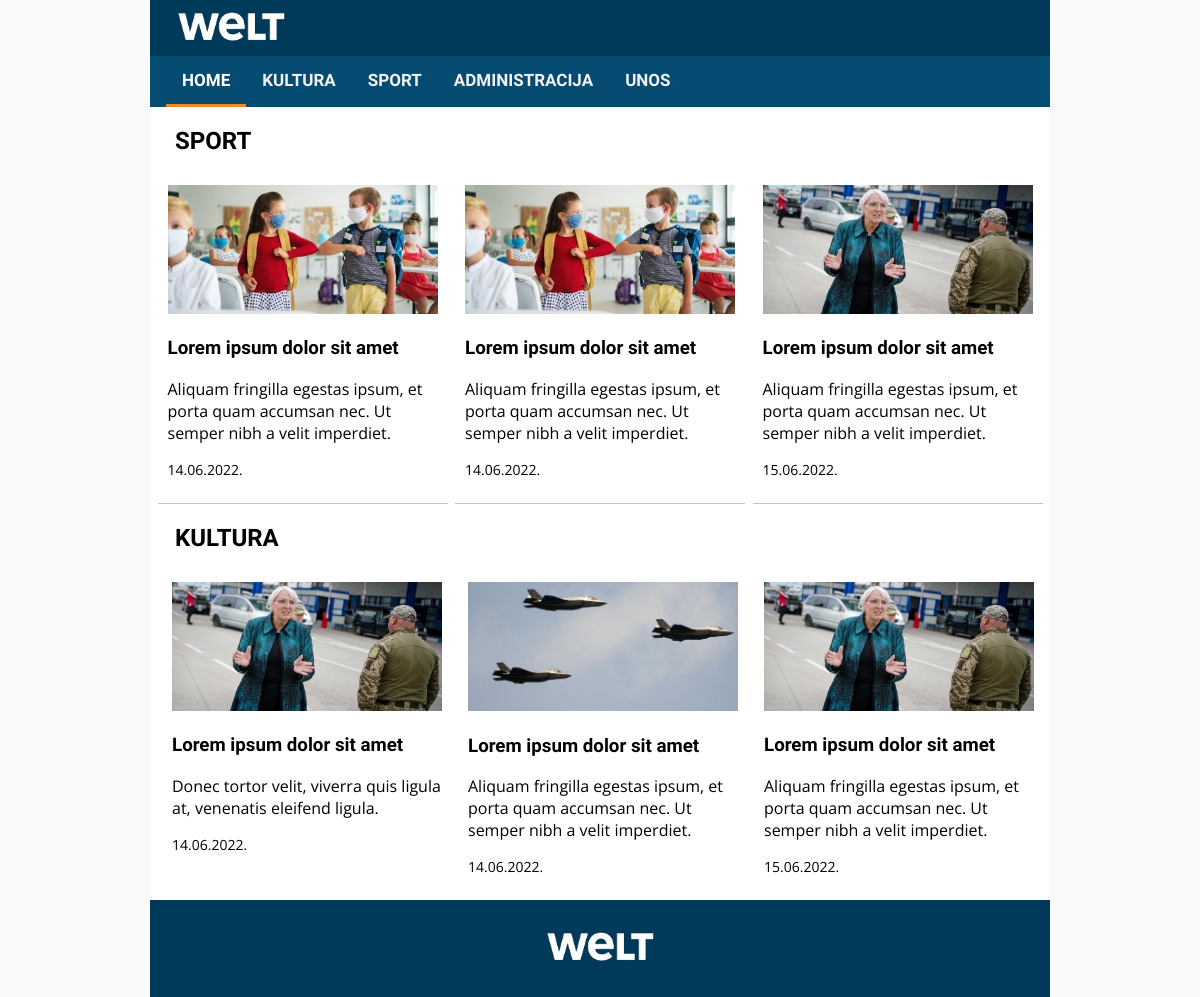
The app's page /PWA-Projekt/index.php with its own data.
### tables this page shows
CREATE TABLE `vijesti` (
  `id` int(11) NOT NULL,
  `datum` varchar(32) NOT NULL,
  `naslov` varchar(64) NOT NULL,
  `sazetak` text NOT NULL,
  `tekst` longtext NOT NULL,
  `kategorija` varchar(64) NOT NULL,
  `arhiva` tinyint(1) NOT NULL,
  `filename` varchar(100) NOT NULL
);

### PWA-Projekt/index.php (the view, shortened to what this page needs)
<?php
$db = mysqli_connect("localhost", "root", "", "projekt");
mysqli_set_charset($db, "utf8");
?>
<!DOCTYPE html>
<html>
<head>
    <link rel="stylesheet" href="https://cdnjs.cloudflare.com/ajax/libs/font-awesome/4.7.0/css/font-awesome.min.css">
    <link rel="stylesheet" type="text/css" href="style.css">
</head>
<body>
    <header>
        <div class="logo">
            <img src="slike/welt_logo.png" alt="" width="110" style="padding: 10px;">
        </div>
        <nav id="myTopnav">
            <a href="index.php" class="active">HOME</a>
            <a href="kategorija.php?id=kultura">KULTURA</a>
            <a href="kategorija.php?id=sport">SPORT</a>
            <a href="login.html">ADMINISTRACIJA</a>
            <a href="unos.html">UNOS</a>
        </nav>
    </header>
<main>
        <h2>SPORT</h2>
        <?php
        $query = "SELECT * FROM vijesti WHERE arhiva=0 AND kategorija='Sport' LIMIT 3";
        $result = mysqli_query($db, $query);
        echo '<section>';
        while($row = mysqli_fetch_array($result)) {
        echo '<article style="min-width: 30%;" class="donjaCrta">';
        echo "<a style='text-decoration: none; color: black;' href='clanak.php?id=" . $row['id'] . "'>";
        echo '<img src="' . './image/' . $row['filename'] . '"';
        echo '</a>';
        echo '<h3>';
        echo $row['naslov'];
        echo '</h3>';
        echo '<p>';
        echo $row['sazetak'];
        echo '<p>';
        echo "<p style='font-size: 14px;'>" . $row['datum'] . "</p>";
        echo '</article>';
        }
        echo '</section>';
        ?>
        <h2>KULTURA</h2>
        <?php
        $query = "SELECT * FROM vijesti WHERE arhiva=0 AND kategorija='kultura' LIMIT 3";
        $result = mysqli_query($db, $query);
        echo '<section>';
        while($row = mysqli_fetch_array($result)) {
        echo '<article style="min-width: 30%;">';
        echo "<a style='text-decoration: none; color: black;' href='clanak.php?id=" . $row['id'] . "'>";
        echo '<img src="' . './image/' . $row['filename'] . '"';
        echo "</a>";
        echo '<h3>';
        echo $row['naslov'];
        echo '</h3>';
        echo '<p>';
        echo $row['sazetak'];
        echo '<p>';
        echo "<p style='font-size: 14px;'>" . $row['datum'] . "</p>";
        echo '</article>';
        }
        echo '</section>';
        ?>
    </main>
    <footer>
        <img src="slike/welt_logo.png" alt="" width="110" style="padding: 30px;">
    </footer>
</body>
</html>

### PWA-Projekt/style.css (style rules this page uses)
body { margin: 0; font-family: 'Open Sans', sans-serif; background-color: #F9F9F8; }
nav { overflow: hidden; background-color: #064B71; max-width: 900px; margin: 0 auto; padding-left: 16px; }
nav a { float: left; display: block; color: #f2f2f2; text-align: center; padding: 14px 16px; text-decoration: none; font-size: 17px; border-bottom: 3px solid transparent; font-weight: 900; }
nav a.active { border-bottom: 3px solid #F18825; color: white; }
.logo { padding-left: 16px; margin: 0 auto; max-width: 900px; background-color: #003A5A; }
header { font-family: 'Work Sans', sans-serif; max-width: 900px; margin: 0 auto; }
main { margin: 0 auto; max-width: 900px; flex-direction: column; display: flex; background-color: white; overflow-x: hidden; }
section { display: flex; flex-direction: row; justify-content: space-evenly; }
article { min-width: 30%; width: 30%; padding: 10px; text-align: center; }
article img { width: 100%; }
article p { text-align: left; }
footer { max-width: 900px; margin: 0 auto; background-color: #003A5A; text-align: center; }
footer img { padding: 30px; }
main h2 { padding-left: 25px; font-family: 'Work Sans', sans-serif; }
main h3 { text-align: left; font-family: 'Work Sans', sans-serif; }
.donjaCrta { border-bottom: 0.1px solid rgb(196, 196, 196); }
a { text-decoration: none; }

### records on screen
vijesti: filename (picture), naslov "Lorem ipsum dolor sit amet", sazetak "Aliquam fringilla egestas ipsum, et porta quam accumsan nec. Ut semper nibh a velit imperdiet.", datum "14.06.2022."
vijesti: filename (picture), naslov "Lorem ipsum dolor sit amet", sazetak "Aliquam fringilla egestas ipsum, et porta quam accumsan nec. Ut semper nibh a velit imperdiet.", datum "14.06.2022."
vijesti: filename (picture), naslov "Lorem ipsum dolor sit amet", sazetak "Aliquam fringilla egestas ipsum, et porta quam accumsan nec. Ut semper nibh a velit imperdiet.", datum "15.06.2022."
vijesti: filename (picture), naslov "Lorem ipsum dolor sit amet", sazetak "Donec tortor velit, viverra quis ligula at, venenatis eleifend ligula.", datum "14.06.2022."
vijesti: filename (picture), naslov "Lorem ipsum dolor sit amet", sazetak "Aliquam fringilla egestas ipsum, et porta quam accumsan nec. Ut semper nibh a velit imperdiet.", datum "14.06.2022."
vijesti: filename (picture), naslov "Lorem ipsum dolor sit amet", sazetak "Aliquam fringilla egestas ipsum, et porta quam accumsan nec. Ut semper nibh a velit imperdiet.", datum "15.06.2022."
